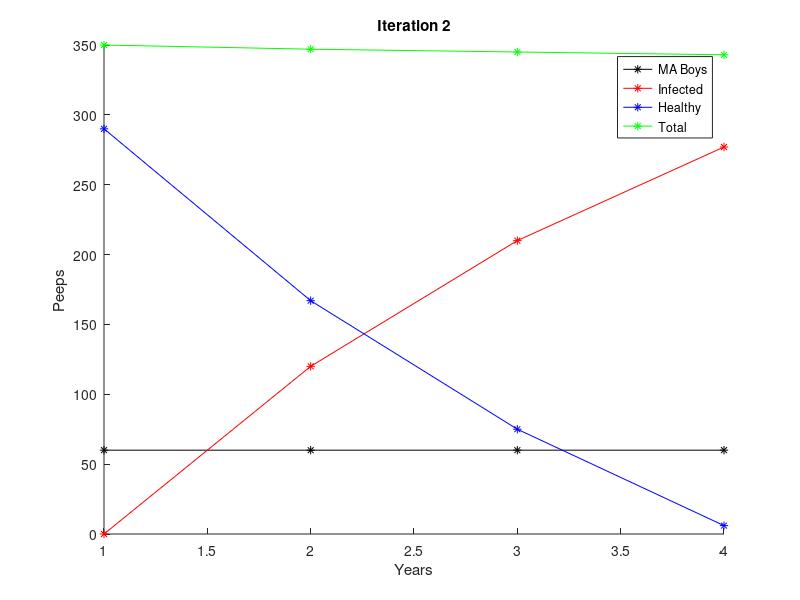

This chart was generated by the following MATLAB code:
% iteration2
% Four year period, but people graduate
% Meg McCauley and Meghan Tighe
% Linearity 2 - Decemeber 10, 2014

T = 4;  % Time period in years

% Stocks
ma_boys = zeros(T,1);
ma_boys(1) = 60;        % set the intital number of ma_boys
healthy = zeros(T,1);
healthy(1) = 290;       % set the intital number of healthy
infected = zeros(T,1);
infected(1) = 0;        % set the intital number of infected
total = zeros(T,1);

incoming_ma_boys = 15;
incoming_healthy = 70;


for t = 2 : T
    f = 2*ma_boys(t-1);  % function of newly infected each year
    
    % Graduating 1/4 of each stock
    grad_ma_boys = round(1/4*ma_boys(t-1));
    grad_infect = round(1/4*infected(t-1));
    grad_health = round(1/4*healthy(t-1));
    
    % Updating numbers after graduation
    ma_boys(t) = ma_boys(t-1) - grad_ma_boys;
    infected(t) = infected(t-1) - grad_infect;
    healthy(t) = healthy(t-1) - grad_health;
    
    ma_boys(t) = ma_boys(t) + incoming_ma_boys;
    infected(t) = infected(t) + f;
    healthy(t) = healthy(t) - f + incoming_healthy;
    total = ma_boys + healthy + infected;
end

clf;
hold on;
plot(ma_boys, '*-k');
plot(infected, '*-r');
plot(healthy,'*-b');
plot(ma_boys + infected + healthy, '*-g')
legend('MA Boys','Infected', 'Healthy', 'Total');
xlabel('Years');
ylabel('Peeps');
title('Iteration 2');
